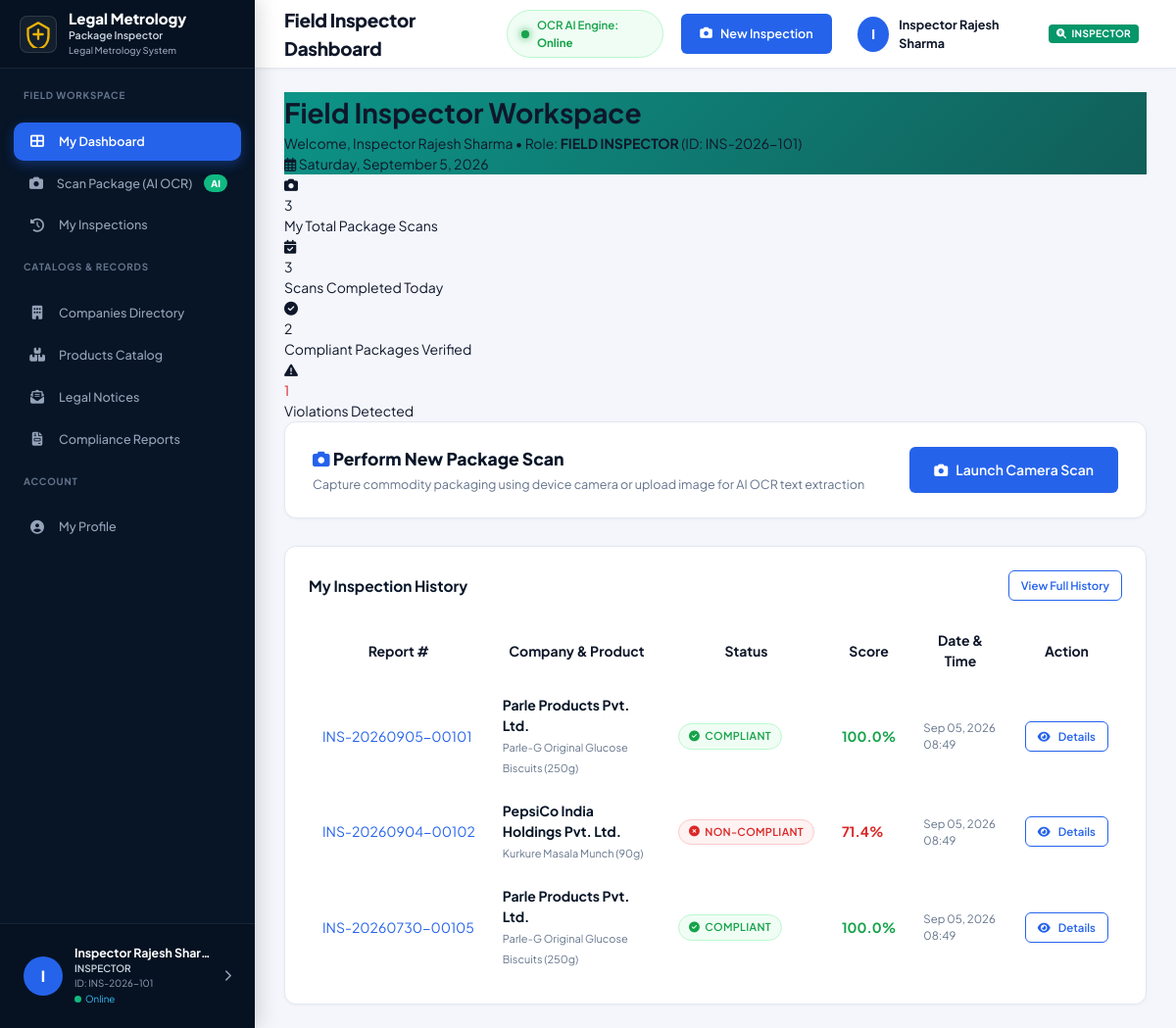
The app's page /pages/inspector-dashboard.php (signed in) with its own data.
### tables this page shows
CREATE TABLE `inspections` (
    `id` INT AUTO_INCREMENT PRIMARY KEY,
    `inspection_number` VARCHAR(50) NOT NULL UNIQUE,
    `company_id` INT DEFAULT NULL,
    `product_id` INT DEFAULT NULL,
    `inspector_id` INT NOT NULL,
    `inspection_type` VARCHAR(100) DEFAULT 'Routine Market Inspection',
    `package_image_url` VARCHAR(500) DEFAULT NULL,
    `raw_ocr_text` LONGTEXT DEFAULT NULL,
    `extracted_json` JSON DEFAULT NULL,
    `overall_status` ENUM('COMPLIANT', 'NON_COMPLIANT', 'PENDING_REVIEW') NOT NULL DEFAULT 'COMPLIANT',
    `risk_level` ENUM('LOW', 'MEDIUM', 'HIGH', 'CRITICAL') DEFAULT 'LOW',
    `compliance_score` DECIMAL(5,2) NOT NULL DEFAULT 100.00,
    `notes` TEXT DEFAULT NULL,
    `inspection_date` DATETIME DEFAULT CURRENT_TIMESTAMP,
    `created_at` TIMESTAMP DEFAULT CURRENT_TIMESTAMP,
    FOREIGN KEY (`company_id`) REFERENCES `companies`(`id`) ON DELETE SET NULL,
    FOREIGN KEY (`product_id`) REFERENCES `products`(`id`) ON DELETE SET NULL,
    FOREIGN KEY (`inspector_id`) REFERENCES `users`(`id`) ON DELETE RESTRICT
);

CREATE TABLE `companies` (
    `id` INT AUTO_INCREMENT PRIMARY KEY,
    `company_name` VARCHAR(150) NOT NULL UNIQUE,
    `company_type` ENUM('Manufacturer', 'Packer', 'Importer', 'Manufacturer & Packer', 'Other') DEFAULT 'Manufacturer & Packer',
    `address` TEXT NOT NULL,
    `phone` VARCHAR(30) DEFAULT NULL,
    `email` VARCHAR(120) DEFAULT NULL,
    `website` VARCHAR(150) DEFAULT NULL,
    `status` ENUM('Active', 'Under Inquiry', 'Blacklisted') DEFAULT 'Active',
    `created_at` TIMESTAMP DEFAULT CURRENT_TIMESTAMP,
    `updated_at` TIMESTAMP DEFAULT CURRENT_TIMESTAMP ON UPDATE CURRENT_TIMESTAMP
);

CREATE TABLE `products` (
    `id` INT AUTO_INCREMENT PRIMARY KEY,
    `company_id` INT DEFAULT NULL,
    `gtin_barcode` VARCHAR(50) DEFAULT NULL,
    `product_name` VARCHAR(150) NOT NULL,
    `brand_name` VARCHAR(100) DEFAULT NULL,
    `category` VARCHAR(100) NOT NULL DEFAULT 'Packaged Commodities',
    `manufacturer_name` VARCHAR(150) NOT NULL,
    `total_inspections` INT DEFAULT 0,
    `total_violations` INT DEFAULT 0,
    `compliance_rate` DECIMAL(5,2) DEFAULT 100.00,
    `last_inspected_at` DATETIME DEFAULT NULL,
    `created_at` TIMESTAMP DEFAULT CURRENT_TIMESTAMP,
    FOREIGN KEY (`company_id`) REFERENCES `companies`(`id`) ON DELETE SET NULL
);

### pages/inspector-dashboard.php (the view, shortened to what this page needs)
<?php
require_once __DIR__ . '/../includes/header.php';
require_once __DIR__ . '/../includes/sidebar.php';
$db = getDB();
$userId = $_SESSION['user_id'];
$myTotalInspections = 0;
$myTodaysInspections = 0;
$myCompliantCount = 0;
$myNonCompliantCount = 0;
try {
    $stmt = $db->prepare("
        SELECT
            COUNT(*) AS total,
            SUM(CASE WHEN DATE(created_at) = CURDATE() THEN 1 ELSE 0 END) AS today,
            SUM(CASE WHEN overall_status = 'COMPLIANT' THEN 1 ELSE 0 END) AS compliant,
            SUM(CASE WHEN overall_status = 'NON_COMPLIANT' THEN 1 ELSE 0 END) AS non_compliant
        FROM inspections
        WHERE inspector_id = ?
    ");
    $stmt->execute([$userId]);
    $stats = $stmt->fetch();
    $myTotalInspections = intval($stats['total'] ?? 0);
    $myTodaysInspections = intval($stats['today'] ?? 0);
    $myCompliantCount = intval($stats['compliant'] ?? 0);
    $myNonCompliantCount = intval($stats['non_compliant'] ?? 0);
} catch (Exception $e) {}
$myRecentInspections = [];
try {
    $recStmt = $db->prepare("
        SELECT i.*, p.product_name, c.company_name
        FROM inspections i
        LEFT JOIN products p ON i.product_id = p.id
        LEFT JOIN companies c ON i.company_id = c.id
        WHERE i.inspector_id = ?
        ORDER BY i.created_at DESC
        LIMIT 10
    ");
    $recStmt->execute([$userId]);
    $myRecentInspections = $recStmt->fetchAll();
} catch (Exception $e) {}
?>
<div class="main-content">
    <?php require_once __DIR__ . '/../includes/navbar.php'; ?>
    <div class="content-body">
        <div class="welcome-banner" style="background: linear-gradient(135deg, #0d9488 0%, #115e59 100%); flex-wrap: wrap; gap: 16px;">
            <div class="welcome-text">
                <h1>Field Inspector Workspace</h1>
                <p>Welcome, <?php echo htmlspecialchars($currentUser['name']); ?> &bull; Role: <strong>FIELD INSPECTOR</strong> (ID: <?php echo htmlspecialchars($currentUser['employee_id']); ?>)</p>
            </div>
            <div class="date-pill">
                <i class="far fa-calendar-alt"></i> <?php echo date('l, F j, Y'); ?>
            </div>
        </div>
        <div class="stats-grid">
            <div class="stat-card">
                <div class="stat-header">
                    <div class="stat-icon primary"><i class="fas fa-camera"></i></div>
                </div>
                <div class="stat-value"><?php echo number_format($myTotalInspections); ?></div>
                <div class="stat-label">My Total Package Scans</div>
            </div>
            <div class="stat-card">
                <div class="stat-header">
                    <div class="stat-icon success"><i class="fas fa-calendar-check"></i></div>
                </div>
                <div class="stat-value"><?php echo number_format($myTodaysInspections); ?></div>
                <div class="stat-label">Scans Completed Today</div>
            </div>
            <div class="stat-card">
                <div class="stat-header">
                    <div class="stat-icon success"><i class="fas fa-check-circle"></i></div>
                </div>
                <div class="stat-value"><?php echo number_format($myCompliantCount); ?></div>
                <div class="stat-label">Compliant Packages Verified</div>
            </div>
            <div class="stat-card">
                <div class="stat-header">
                    <div class="stat-icon danger"><i class="fas fa-exclamation-triangle"></i></div>
                </div>
                <div class="stat-value" style="color: #dc2626;"><?php echo number_format($myNonCompliantCount); ?></div>
                <div class="stat-label">Violations Detected</div>
            </div>
        </div>
        <div style="background: #ffffff; border-radius: 12px; border: 1px solid var(--border); padding: 24px 28px; margin-bottom: 28px; display: flex; align-items: center; justify-content: space-between; flex-wrap: wrap; gap: 16px; box-shadow: var(--shadow-sm);">
            <div>
                <h3 style="font-size: 1.25rem; font-weight: 800; color: var(--primary-dark); margin-bottom: 4px;">
                    <i class="fas fa-camera" style="color: var(--primary);"></i> Perform New Package Scan
                </h3>
                <p style="font-size: 0.9rem; color: var(--text-muted);">Capture commodity packaging using device camera or upload image for AI OCR text extraction</p>
            </div>
            <a href="new-inspection.php" class="btn btn-primary btn-lg" style="padding: 12px 24px;">
                <i class="fas fa-camera"></i> Launch Camera Scan
            </a>
        </div>
        <div class="card">
            <div class="card-header" style="display: flex; justify-content: space-between; align-items: center; flex-wrap: wrap; gap: 10px;">
                <h3 class="card-title">My Inspection History</h3>
                <a href="inspection-history.php" class="btn btn-outline btn-sm">View Full History</a>
            </div>
            <div class="card-body p-0">
                <div class="table-responsive">
                    <table class="table">
                        <thead>
                            <tr>
                                <th>Report #</th>
                                <th>Company &amp; Product</th>
                                <th>Status</th>
                                <th>Score</th>
                                <th>Date &amp; Time</th>
                                <th>Action</th>
                            </tr>
                        </thead>
                        <tbody>
                            <?php if (!empty($myRecentInspections)): ?>
                                <?php foreach ($myRecentInspections as $row): ?>
                                    <tr>
                                        <td>
                                            <a href="inspection-details.php?id=<?php echo $row['id']; ?>" class="table-id-link">
                                                <?php echo htmlspecialchars($row['inspection_number']); ?>
                                            </a>
                                        </td>
                                        <td>
                                            <strong style="color: var(--primary-dark); display: block;">
                                                <?php echo htmlspecialchars($row['company_name'] ?? 'Company'); ?>
                                            </strong>
                                            <span style="font-size: 0.78rem; color: var(--text-muted);">
                                                <?php echo htmlspecialchars($row['product_name'] ?? 'Product'); ?>
                                            </span>
                                        </td>
                                        <td><?php echo get_compliance_badge($row['overall_status']); ?></td>
                                        <td>
                                            <strong style="color: <?php echo ($row['compliance_score'] >= 90) ? '#16a34a' : '#dc2626'; ?>;">
                                                <?php echo number_format($row['compliance_score'], 1); ?>%
                                            </strong>
                                        </td>
                                        <td style="font-size: 0.82rem; color: var(--text-muted);"><?php echo date('M d, Y H:i', strtotime($row['created_at'])); ?></td>
                                        <td>
                                            <a href="inspection-details.php?id=<?php echo $row['id']; ?>" class="btn btn-outline btn-sm">
                                                <i class="fas fa-eye"></i> Details
                                            </a>
                                        </td>
                                    </tr>
                                <?php endforeach; ?>
                            <?php endif; ?>
                        </tbody>
                    </table>
                </div>
            </div>
        </div>
    </div>
</div>
<?php require_once __DIR__ . '/../includes/footer.php'; ?>

### includes/functions.php (shortened to what this page needs)
<?php
function is_logged_in() {
    return isset($_SESSION['user_id']) && !empty($_SESSION['user_id']);
}
function get_logged_user() {
    return [
        'id' => $_SESSION['user_id'],
        'employee_id' => $_SESSION['employee_id'] ?? '',
        'name' => $_SESSION['name'] ?? 'Officer',
        'email' => $_SESSION['email'] ?? '',
        'role' => strtolower($_SESSION['role'] ?? 'inspector'),
        'department' => $_SESSION['department'] ?? 'Legal Metrology'
    ];
}
function get_compliance_badge($status) {
    switch (strtoupper($status)) {
        case 'COMPLIANT':
            return '<span class="badge badge-success"><i class="fas fa-check-circle"></i> Compliant</span>';
        case 'NON_COMPLIANT':
        case 'NON-COMPLIANT':
            return '<span class="badge badge-danger"><i class="fas fa-times-circle"></i> Non-Compliant</span>';
    }
}

### records on screen
inspections: inspection_number "INS-20260905-00101", company.company_name "Parle Products Pvt. Ltd.", product.product_name "Parle-G Original Glucose Biscuits (250g)", overall_status "COMPLIANT" (drawn), compliance_score "100.0", created_at "Sep 05, 2026 08:49"
inspections: inspection_number "INS-20260904-00102", company.company_name "PepsiCo India Holdings Pvt. Ltd.", product.product_name "Kurkure Masala Munch (90g)", overall_status "NON_COMPLIANT" (drawn), compliance_score "71.4", created_at "Sep 05, 2026 08:49"
inspections: inspection_number "INS-20260730-00105", company.company_name "Parle Products Pvt. Ltd.", product.product_name "Parle-G Original Glucose Biscuits (250g)", overall_status "COMPLIANT" (drawn), compliance_score "100.0", created_at "Sep 05, 2026 08:49"

### other values on screen
$userInitial "I"
$currentUser['name'] "Inspector Rajesh Shar…"
$currentUser['role'] "INSPECTOR"
$userEmpId "INS-2026-101"
$headerTitle "Field Inspector Dashboard"
$currentUser['name'] "Inspector Rajesh Sharma"
$currentUser['employee_id'] "INS-2026-101"
$myTotalInspections "3"
$myTodaysInspections "3"
$myCompliantCount "2"
$myNonCompliantCount "1"
